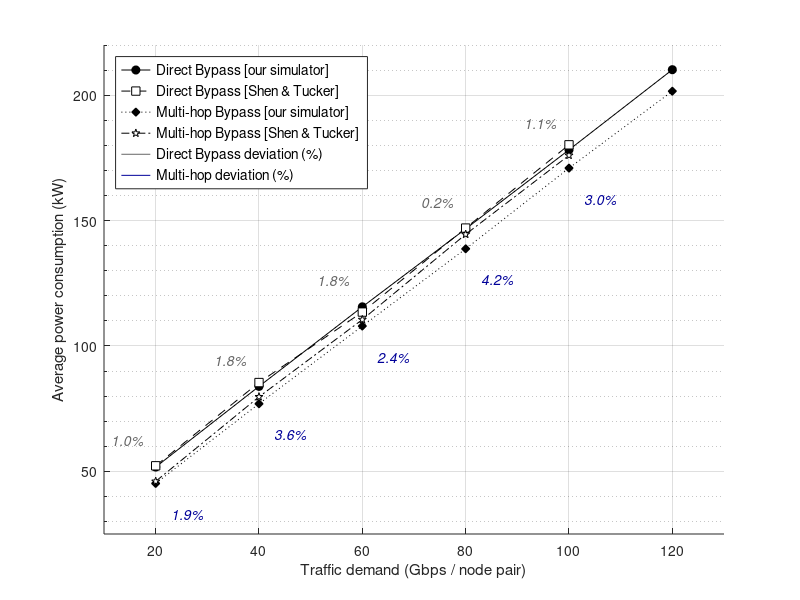

This figure's MATLAB source:
%figureName = 'new_Fig.7_power-perc-deviation_STnet';   % <- change per figure
%graphics_toolkit('qt');

% ---- Set figure appearance ----
set(gcf, 'Color', 'w');                     % white background
%set(gca, 'FontSize', 14, 'LineWidth', 0.6);
box on;
grid on;

%## ComparePower6nodes_labels_final.m
close all; clf;
%figure(1, 'position',[100,100,720,540]);

%## --- Data ---------------------------------------------------------------
dDeliY =    [51.706;83.863;115.59;146.676;178.204;210.157];
dSTY   =    [52.2;85.4;113.5;147;180.2;NaN];
mDeliY =    [45.162;76.951;107.914;138.719;170.898;201.591];
mSTY   =    [46;79.7;110.5;144.5;176;NaN];

dDeliDevY = [0.955401694;1.832605322;1.808114889;0.221052189;1.119797949;NaN];
mDeliDevY = [1.854572484;3.571999433;2.396770156;4.167725465;2.98521969;NaN];

x = 1:6;
labels = {"20","40","60","80","100","120"};

%## --- Plot power lines ----------------------------------------------------
ax1 = axes();
hold(ax1, "on");

%ph1 = plot(ax1, x, dDeliY, "k-o", "linewidth", 0.9, "markerfacecolor", "k");
%ph2 = plot(ax1, x, dSTY,   "k--s", "linewidth", 0.9, "markerfacecolor", "w");
%ph3 = plot(ax1, x, mDeliY, "k:d",  "linewidth", 0.9, "markerfacecolor", "k");
%ph4 = plot(ax1, x, mSTY,   "k-.p", "linewidth", 0.9, "markerfacecolor", "w");

ph1 = plot(ax1, x, dDeliY, "k-o",  "markerfacecolor", "k");
ph2 = plot(ax1, x, dSTY,   "k--s", "markerfacecolor", "w");
ph3 = plot(ax1, x, mDeliY, "k:d",  "markerfacecolor", "k");
ph4 = plot(ax1, x, mSTY,   "k-.p", "markerfacecolor", "w");

xlim(ax1, [0.5 6.5]);
ylim(ax1, [25 220]);
set(ax1, "xtick", x, "xticklabel", labels);
xlabel(ax1, "Traffic demand (Gbps / node pair)");
ylabel(ax1, "Average power consumption (kW)");
grid(ax1, "on");
set(ax1, "yminortick", "on", "yminorgrid", "on");

%## --- Deviation labels ----------------------------------------------------
offset_up   =  8;    % upward offset for Direct (gray)
offset_down = 10;    % downward offset for Multi-hop (blue)
shift_gray  = -0.12; % leftward shift for Direct deviation
shift_blue  =  0.15; % rightward shift for Multi-hop deviation
%set(legend(ax1), 'FontSize', 10);

for i = 1:numel(x)
  if ~isnan(dDeliDevY(i))
    text(x(i)+shift_gray, dDeliY(i) + offset_up, ...
         sprintf("%.1f%%", dDeliDevY(i)), ...
         "color", [0.40 0.40 0.40], "fontsize", 10, ...
         "fontangle", "italic", ...
         "horizontalalignment", "right", ...
         "verticalalignment", "bottom");
  end
  if ~isnan(mDeliDevY(i))
    text(x(i)+shift_blue, mDeliY(i) - offset_down, ...
         sprintf("%.1f%%", mDeliDevY(i)), ...
         "color", [0.00 0.00 0.60], "fontsize", 10, ...
         "fontangle", "italic", ...
         "horizontalalignment", "left", ...
         "verticalalignment", "top");
  end
end

%## --- Legend --------------------------------------------------------------
hDevDirect   = plot(ax1, nan, nan, "-", "color", [0.40 0.40 0.40]);
hDevMultihop = plot(ax1, nan, nan, "-", "color", [0.00 0.00 0.60]);

%#title(ax1, "STnet");

lg = legend([ph1 ph2 ph3 ph4 hDevDirect hDevMultihop], ...
  {"Direct Bypass [our simulator]", ...
   "Direct Bypass [Shen & Tucker]", ...
   "Multi-hop Bypass [our simulator]", ...
   "Multi-hop Bypass [Shen & Tucker]", ...
   "Direct Bypass deviation (%)", ...
   "Multi-hop deviation (%)"}, ...
  "location", "northwest");

%hold(ax1, "off");

%lg = legend('USnet', 'NSFnet', 'STnet', 'Location', 'northeast');
set(lg, 'FontSize', 10);
set(1, 'position', [200, 200, 1000, 750]);
drawnow;
print('U:\My Drive\DELISTAVROU_KONSTANTINOS\2025-07 Journal\_rev2graphsGNUoctave\Fig7a.png', '-dpng', '-r300'); % 300 DPI
